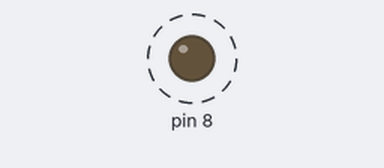
The sketch below on a simulated Arduino Uno, built with avr-gcc and run on an emulated ATmega328P. Parts: output pins drawn as LEDs (lit = HIGH). Dashed ring = blinking.

Above: at 0.1 s.
Timing chart, 0 to 3.0 s (numbered marks = the images above):
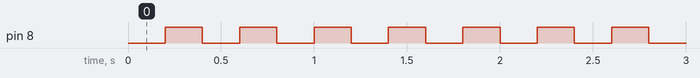

Measured:
- by itself, pin 8: alternates HIGH for 0.20 s and LOW for 0.20 s

The sketch:

sketch_nov19c.ino
```cpp
#include <TimerOne.h>
void setup() {
  pinMode(8,OUTPUT);
  Timer1.initialize(200000);
  Timer1.attachInterrupt(blnk_led);

}
bool st = false;
void loop() {

}

void blnk_led(){
  if(st== false){
    st=true;
    digitalWrite(8,HIGH);
  }else{
     st=false;
    digitalWrite(8,LOW);
  }
}
```
